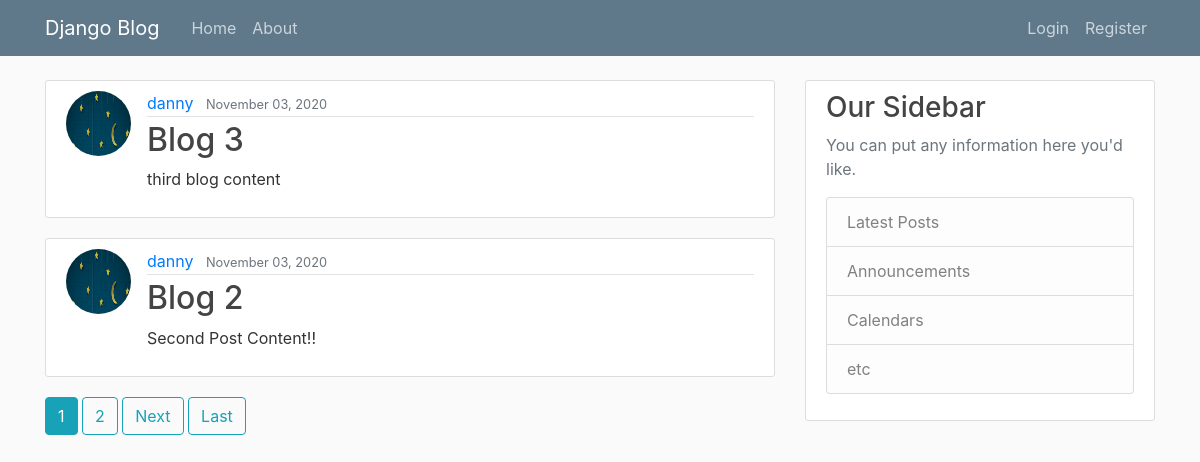
Before: / with the older database file.
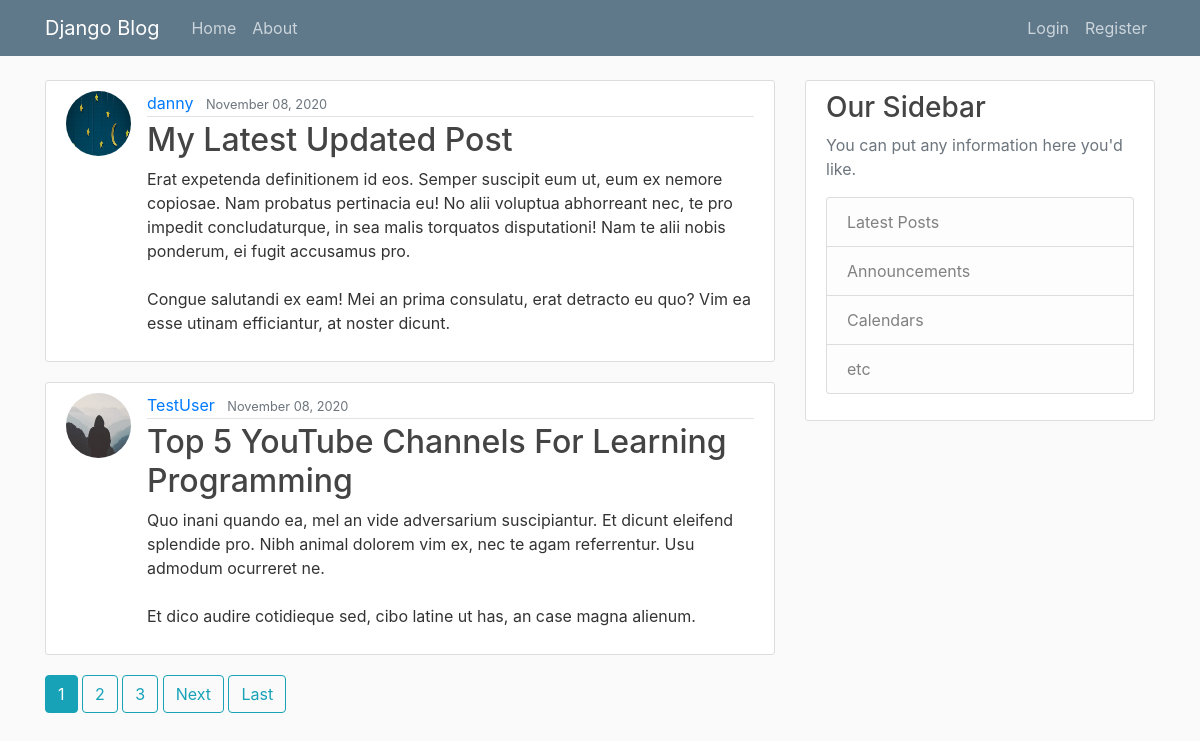
After: the same page with the newer database file.
### blog/models.py (models this page shows, shortened)
class Post(models.Model):
    title = models.CharField(max_length=100)
    content = models.TextField()
    date_posted = models.DateTimeField(default=timezone.now)
    author = models.ForeignKey(User, on_delete=models.CASCADE)

### users/models.py (models this page shows, shortened)
class Profile(models.Model):
    user = models.OneToOneField(User, on_delete=models.CASCADE)
    image = models.ImageField(default='default.jpg', upload_to='profile_pics')

### blog/views.py (the view)
# urls.py: path('', PostListView.as_view(), name='blog-home'),
class PostListView(ListView):
    model = Post
    template_name = 'blog/home.html' # <app>/<model>_<viewtype>.html
    context_object_name = 'posts'
    ordering = ['-date_posted']
    paginate_by = 2

### blog/templates/blog/home.html (shortened to what this page needs)
{% extends "blog/base.html" %}
{% block content %}
  {% for post in posts %}
    <article class="media content-section">
      <img class="rounded-circle article-img" src="{{ post.author.profile.image.url }}">
      <div class="media-body">
        <div class="article-metadata">
          <a class="mr-2" href="#">{{ post.author }}</a>
          <small class="text-muted">{{ post.date_posted|date:"F d, Y" }}</small>
        </div>
        <h2><a class="article-title" href="{% url 'post-detail' post.id %}">{{ post.title }}</a></h2>
        <p class="article-content">{{ post.content }}</p>
      </div>
    </article>
  {% endfor %}
  {% if is_paginated %}
    {% for num in page_obj.paginator.page_range %}
      {% if page_obj.number == num %}
        <a class="btn btn-info mb-4" href="?page={{ num }}">{{ num }}</a>
      {% elif num > page_obj.number|add:'-3' and num < page_obj.number|add:'3' %}
        <a class="btn btn-outline-info mb-4" href="?page={{ num }}">{{ num }}</a>
      {% endif %}
    {% endfor %}
    {% if page_obj.has_next %}
      <a class="btn btn-outline-info mb-4" href="?page={{ page_obj.next_page_number }}">Next</a>
      <a class="btn btn-outline-info mb-4" href="?page={{ page_obj.paginator.num_pages }}">Last</a>
    {% endif %}
  {% endif %}
{% endblock content %}

### blog/templates/blog/base.html (shortened to what this page needs)
{% load static %}
<!DOCTYPE html>
<html lang="en" dir="ltr">
  <head>
    <link rel="stylesheet" href="https://maxcdn.bootstrapcdn.com/bootstrap/4.0.0/css/bootstrap.min.css">
    <link rel="stylesheet" type="text/css" href="{% static 'blog/main.css' %}">
  </head>
  <body>
    <header class="site-header">
      <nav class="navbar navbar-expand-md navbar-dark bg-steel fixed-top">
        <div class="container">
          <a class="navbar-brand mr-4" href="{% url 'blog-home' %}">Django Blog</a>
          <div class="collapse navbar-collapse" id="navbarToggle">
            <div class="navbar-nav mr-auto">
              <a class="nav-item nav-link" href="{% url 'blog-home' %}">Home</a>
              <a class="nav-item nav-link" href="{% url 'blog-about' %}">About</a>
            </div>
            <div class="navbar-nav">
              {% if user.is_authenticated %}
                <a class="nav-item nav-link" href="{% url 'post-create' %}">New Post</a>
                <a class="nav-item nav-link" href="{% url 'profile' %}">Profile</a>
                <a class="nav-item nav-link" href="{% url 'logout' %}">Logout</a>
              {% else %}
                <a class="nav-item nav-link" href="{% url 'login' %}">Login</a>
                <a class="nav-item nav-link" href="{% url 'register' %}">Register</a>
              {% endif %}
            </div>
          </div>
        </div>
      </nav>
    </header>
    <main role="main" class="container">
      <div class="row">
        <div class="col-md-8">
          {% block content %}{% endblock %}
        </div>
        <div class="col-md-4">
          <div class="content-section">
            <h3>Our Sidebar</h3>
            <p class='text-muted'>You can put any information here you'd like.
              <ul class="list-group">
                <li class="list-group-item list-group-item-light">Latest Posts</li>
                <li class="list-group-item list-group-item-light">Announcements</li>
                <li class="list-group-item list-group-item-light">Calendars</li>
                <li class="list-group-item list-group-item-light">etc</li>
              </ul>
            </p>
          </div>
        </div>
      </div>
    </main>
  </body>
</html>

### blog/static/blog/main.css (style rules this page uses)
body { background: #fafafa; color: #333333; margin-top: 5rem; }
h1, h2, h3, h4, h5, h6 { color: #444444; }
ul { margin: 0; }
.bg-steel { background-color: #5f788a; }
.site-header .navbar-nav .nav-link { color: #cbd5db; }
.content-section { background: #ffffff; padding: 10px 20px; border: 1px solid #dddddd; border-radius: 3px; margin-bottom: 20px; }
.article-title { color: #444444; }
.article-content { white-space: pre-line; }
.article-img { height: 65px; width: 65px; margin-right: 16px; }
.article-metadata { padding-bottom: 1px; margin-bottom: 4px; border-bottom: 1px solid #e3e3e3 }

Changed rows visible on the page:
removed Post: author.profile.image (picture), author "danny", date_posted "November 03, 2020", title "Blog 3", content "third blog content"
no longer on this page (row unchanged): Post: author.profile.image (picture), author "danny", date_posted "November 03, 2020", title "Blog 2", content "Second Post Content!!"
added Post: author.profile.image (picture), author "danny", date_posted "November 08, 2020", title "My Latest Updated Post", content "Erat expetenda definitionem id eos. Semper suscipit eum ut, eum ex nemore copiosae. Nam probatus pertinacia eu! No alii voluptua abhorreant nec, te pro impedit concludaturque, in sea malis torquatos disputationi! Nam te alii nobis ponderum, ei fugit accusamus pro. Congue salutandi ex eam! Mei an prima consulatu, erat detracto eu quo? Vim ea esse utinam efficiantur, at noster dicunt."
added Post: author.profile.image (placeholder picture), author "TestUser", date_posted "November 08, 2020", title "Top 5 YouTube Channels For Learning Programming", content "Quo inani quando ea, mel an vide adversarium suscipiantur. Et dicunt eleifend splendide pro. Nibh animal dolorem vim ex, nec te agam referrentur. Usu admodum ocurreret ne. Et dico audire cotidieque sed, cibo latine ut has, an case magna alienum."
Other visible differences:
new list line: "3"
